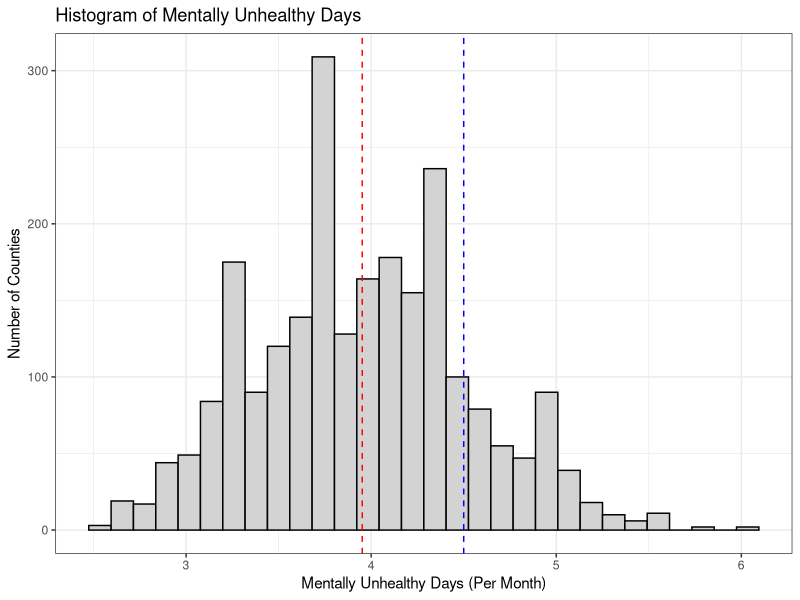
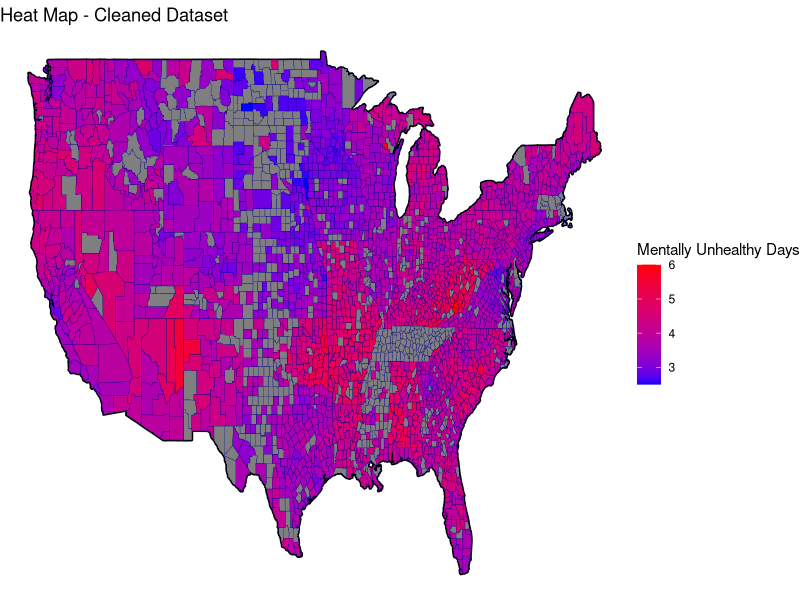
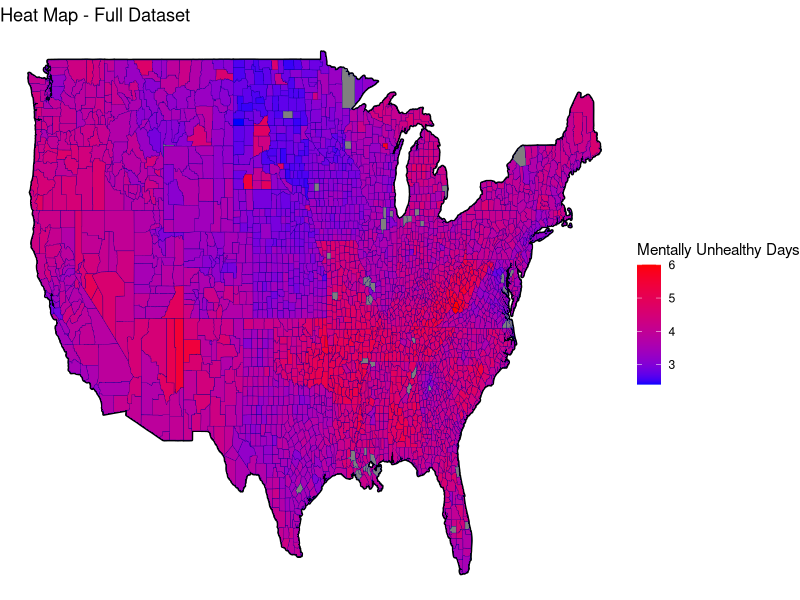
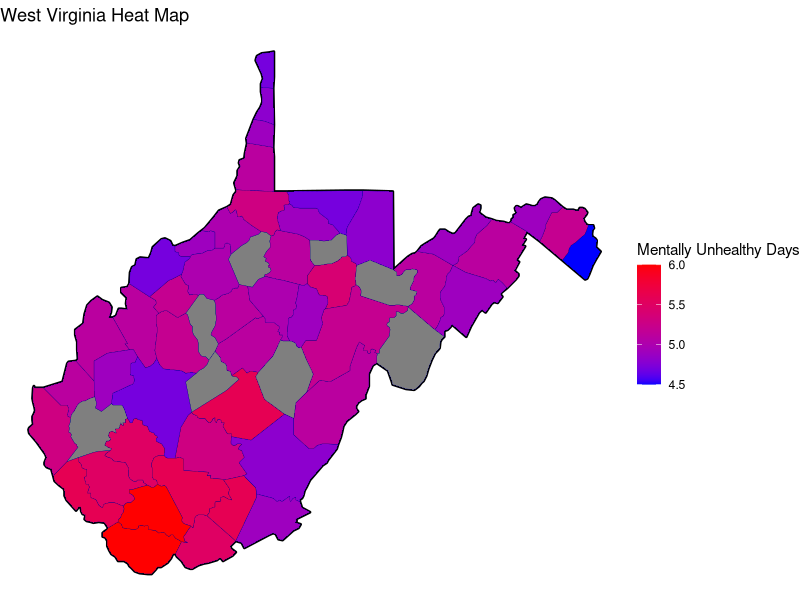
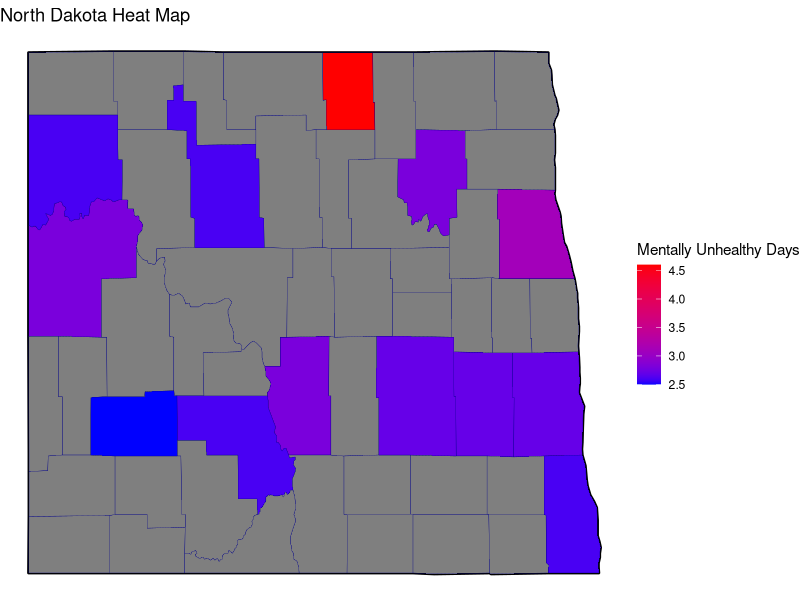

The R source for these figures, in order: (Note: this script raises an error after producing the figures.)
# load libraries
library(kableExtra)                     # for printing tables
library(cowplot)                        # for side by side plots
library(lubridate)                      # for dealing with dates
library(maps)                           # for creating maps
library(tidyverse)

# read in the cleaned data
mental_health_clean = read_csv("data/clean/mental_health_clean.csv")
health_total = read_csv("data/clean/health_data_clean.csv")

# create histogram of mentally unhealthy days in dataset
mean <- mean(mental_health_clean$mentally_unhealthy_days) # save the mean
cutoff <- 4.5 # save the cutoff

# plot mentally_unhealthy days and draw line at the mean
p = mental_health_clean %>%
  ggplot(aes(x = mentally_unhealthy_days)) + 
  geom_histogram(fill = "light grey", 
                 col = "black") +
  geom_vline(xintercept = mean,
             linetype = "dashed",
             col = "red") +
  geom_vline(xintercept = cutoff,
             linetype = "dashed",
             col = "blue") +
  labs(x = "Mentally Unhealthy Days (Per Month)", 
       y = "Number of Counties") + 
  theme_bw() +
  ggtitle("Histogram of Mentally Unhealthy Days")

# save the histogram
ggsave(filename = "results/response-histogram.png", 
       plot = p, 
       device = "png", 
       width = 5, 
       height = 3)

# create a heatmap of mentally unhealthy days for cleaned dataset (this is just showing what the data looks like)
p2 = map_data("county") %>%
  as_tibble() %>% 
  left_join(mental_health_clean %>% 
              rename(region = state, 
                     subregion = name,
                     `Mentally Unhealthy Days` = mentally_unhealthy_days) %>% 
              mutate(region = str_to_lower(region), 
                     subregion = str_to_lower(subregion)), 
            by = c("region", "subregion")) %>%
  ggplot() + 
  geom_polygon(data=map_data("state"), 
               aes(x=long, y=lat, group=group),
               color="black", fill=NA,  size = 1, alpha = .3) + 
  geom_polygon(aes(x=long, y=lat, group=group, fill = `Mentally Unhealthy Days`),
               color="darkblue", size = .1) +
  scale_fill_gradient(low = "blue", high = "red") +
  theme_void() +
  ggtitle("Heat Map - Cleaned Dataset")

ggsave(filename = "results/map-clean.png", 
       plot = p2, 
       device = "png", 
       width = 7, 
       height = 4)

p3 = map_data("county") %>%
  as_tibble() %>% 
  left_join(health_total %>% 
              rename(region = state, 
                     subregion = name,
                     `Mentally Unhealthy Days` = `Mentally Unhealthy Days`) %>% 
              mutate(region = str_to_lower(region), 
                     subregion = str_to_lower(subregion)), 
            by = c("region", "subregion")) %>%
  ggplot() + 
  geom_polygon(data=map_data("state"), 
               aes(x=long, y=lat, group=group),
               color="black", fill=NA,  size = 1, alpha = .3) + 
  geom_polygon(aes(x=long, y=lat, group=group, fill = `Mentally Unhealthy Days`),
               color="darkblue", size = .1) +
  scale_fill_gradient(low = "blue", high = "red") +
  theme_void() +
  ggtitle("Heat Map - Full Dataset")

ggsave(filename = "results/map-total.png", 
       plot = p3, 
       device = "png", 
       width = 7, 
       height = 4)

# create heatmap of highest mentally unhappy days 
wv = map_data("county") %>%
  as_tibble() %>%
  filter(region == "west virginia") %>%
  left_join(mental_health_clean %>% 
              rename(region = state, 
                     subregion = name,
                     `Mentally Unhealthy Days` = mentally_unhealthy_days) %>% 
              mutate(region = str_to_lower(region), 
                     subregion = str_to_lower(subregion)), 
            by = c("region", "subregion")) %>%
  ggplot() + 
  geom_polygon(data=map_data("state") %>% filter(region == "west virginia"),
               aes(x=long, y=lat, group=group),
               color="black", fill=NA, size = 1, alpha = .3) + 
  geom_polygon(aes(x=long, y=lat, group=group, fill = `Mentally Unhealthy Days`),
               color="darkblue", size = .1) +
  scale_fill_gradient(low = "blue", high = "red") +
  theme_void() +
  ggtitle("West Virginia Heat Map")

ggsave(filename = "results/west-va.png", 
       plot = wv, 
       device = "png", 
       width = 7, 
       height = 4)

nd = map_data("county") %>%
  as_tibble() %>%
  filter(region == "north dakota") %>%
  left_join(mental_health_clean %>% 
              rename(region = state, 
                     subregion = name,
                     `Mentally Unhealthy Days` = mentally_unhealthy_days) %>% 
              mutate(region = str_to_lower(region), 
                     subregion = str_to_lower(subregion)), 
            by = c("region", "subregion")) %>%
  ggplot() + 
  geom_polygon(data=map_data("state") %>% filter(region == "north dakota"),
               aes(x=long, y=lat, group=group),
               color="black", fill=NA, size = 1, alpha = .3) + 
  geom_polygon(aes(x=long, y=lat, group=group, fill = `Mentally Unhealthy Days`),
               color="darkblue", size = .1) +
  scale_fill_gradient(low = "blue", high = "red") +
  theme_void() +
  ggtitle("North Dakota Heat Map")

ggsave(filename = "results/north-dakota.png", 
       plot = nd, 
       device = "png", 
       width = 7, 
       height = 4)

# examine top 10 counties with lowest mentally unhealthy days
mental_health_clean %>%
  arrange(mentally_unhealthy_days) %>%
  select(state, name, mentally_unhealthy_days) %>%
  head(10) %>%
  kable(format = "latex",
        booktabs = TRUE, 
        col.names = c("State", "County", "Mentally Unhealthy Days")) %>%
  save_kable("low-days.pdf")

# examine top 10 counties with highest mentally unhealthy days
mental_health_clean %>%
  arrange(desc(mentally_unhealthy_days)) %>%
  select(state, name, mentally_unhealthy_days) %>%
  head(10) %>%
  kable(format = "latex",
        booktabs = TRUE, 
        col.names = c("State", "County", "Mentally Unhealthy Days")) %>%
  save_kable("high-days.pdf")

# need to figure out how to save table #s differently (both Table 1 right now)

# pick features and explore relationship with mentally_unhealthy response
